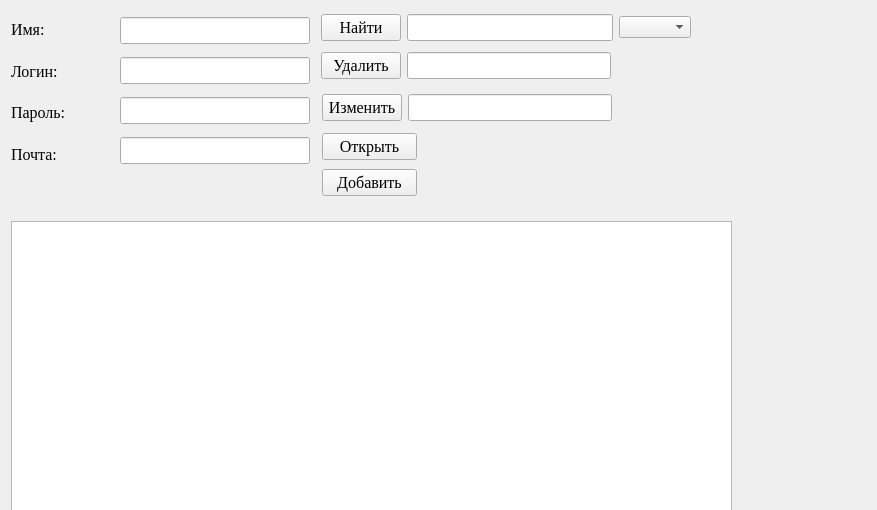
<?xml version="1.0" encoding="UTF-8"?>
<ui version="4.0">
 <class>Form</class>
 <widget class="QWidget" name="Form">
  <property name="geometry">
   <rect>
    <x>0</x>
    <y>0</y>
    <width>877</width>
    <height>510</height>
   </rect>
  </property>
  <property name="windowTitle">
   <string>Polzovateli</string>
  </property>
  <widget class="QWidget" name="layoutWidget">
   <property name="geometry">
    <rect>
     <x>120</x>
     <y>10</y>
     <width>190</width>
     <height>164</height>
    </rect>
   </property>
   <layout class="QVBoxLayout" name="verticalLayout_4">
    <item>
     <widget class="QLineEdit" name="leimya">
      <property name="font">
       <font>
        <family>Times New Roman</family>
        <pointsize>12</pointsize>
       </font>
      </property>
     </widget>
    </item>
    <item>
     <widget class="QLineEdit" name="lelogin">
      <property name="font">
       <font>
        <family>Times New Roman</family>
        <pointsize>12</pointsize>
       </font>
      </property>
     </widget>
    </item>
    <item>
     <widget class="QLineEdit" name="leparol">
      <property name="font">
       <font>
        <family>Times New Roman</family>
        <pointsize>12</pointsize>
       </font>
      </property>
     </widget>
    </item>
    <item>
     <widget class="QLineEdit" name="leemail">
      <property name="font">
       <font>
        <family>Times New Roman</family>
        <pointsize>12</pointsize>
       </font>
      </property>
     </widget>
    </item>
   </layout>
  </widget>
  <widget class="QTableWidget" name="twpolzovateli">
   <property name="geometry">
    <rect>
     <x>11</x>
     <y>221</y>
     <width>721</width>
     <height>331</height>
    </rect>
   </property>
  </widget>
  <widget class="QWidget" name="layoutWidget_5">
   <property name="geometry">
    <rect>
     <x>321</x>
     <y>11</y>
     <width>370</width>
     <height>33</height>
    </rect>
   </property>
   <layout class="QHBoxLayout" name="horizontalLayout_5">
    <item>
     <widget class="QPushButton" name="pbfind">
      <property name="font">
       <font>
        <family>Times New Roman</family>
        <pointsize>12</pointsize>
       </font>
      </property>
      <property name="text">
       <string>Найти</string>
      </property>
     </widget>
    </item>
    <item>
     <widget class="QLineEdit" name="lefind">
      <property name="font">
       <font>
        <family>Times New Roman</family>
        <pointsize>12</pointsize>
       </font>
      </property>
     </widget>
    </item>
    <item>
     <widget class="QComboBox" name="cbfind"/>
    </item>
   </layout>
  </widget>
  <widget class="QWidget" name="layoutWidget_2">
   <property name="geometry">
    <rect>
     <x>322</x>
     <y>91</y>
     <width>290</width>
     <height>33</height>
    </rect>
   </property>
   <layout class="QHBoxLayout" name="horizontalLayout_6">
    <item>
     <widget class="QPushButton" name="pbchange">
      <property name="font">
       <font>
        <family>Times New Roman</family>
        <pointsize>12</pointsize>
       </font>
      </property>
      <property name="text">
       <string>Изменить</string>
      </property>
     </widget>
    </item>
    <item>
     <widget class="QLineEdit" name="lechange">
      <property name="font">
       <font>
        <family>Times New Roman</family>
        <pointsize>12</pointsize>
       </font>
      </property>
     </widget>
    </item>
   </layout>
  </widget>
  <widget class="QWidget" name="layoutWidget_4">
   <property name="geometry">
    <rect>
     <x>321</x>
     <y>49</y>
     <width>290</width>
     <height>33</height>
    </rect>
   </property>
   <layout class="QHBoxLayout" name="horizontalLayout_7">
    <item>
     <widget class="QPushButton" name="pbdelete">
      <property name="font">
       <font>
        <family>Times New Roman</family>
        <pointsize>12</pointsize>
       </font>
      </property>
      <property name="text">
       <string>Удалить</string>
      </property>
     </widget>
    </item>
    <item>
     <widget class="QLineEdit" name="ledelete">
      <property name="font">
       <font>
        <family>Times New Roman</family>
        <pointsize>12</pointsize>
       </font>
      </property>
     </widget>
    </item>
   </layout>
  </widget>
  <widget class="QWidget" name="layoutWidget_3">
   <property name="geometry">
    <rect>
     <x>322</x>
     <y>130</y>
     <width>95</width>
     <height>71</height>
    </rect>
   </property>
   <layout class="QVBoxLayout" name="verticalLayout_5">
    <item>
     <widget class="QPushButton" name="bpopen">
      <property name="font">
       <font>
        <family>Times New Roman</family>
        <pointsize>12</pointsize>
       </font>
      </property>
      <property name="text">
       <string>Открыть</string>
      </property>
     </widget>
    </item>
    <item>
     <widget class="QPushButton" name="pbinsert">
      <property name="font">
       <font>
        <family>Times New Roman</family>
        <pointsize>12</pointsize>
       </font>
      </property>
      <property name="text">
       <string>Добавить</string>
      </property>
     </widget>
    </item>
   </layout>
  </widget>
  <widget class="QWidget" name="layoutWidget_6">
   <property name="geometry">
    <rect>
     <x>11</x>
     <y>11</y>
     <width>105</width>
     <height>161</height>
    </rect>
   </property>
   <layout class="QVBoxLayout" name="verticalLayout_6">
    <item>
     <widget class="QLabel" name="label_10">
      <property name="font">
       <font>
        <family>Times New Roman</family>
        <pointsize>12</pointsize>
       </font>
      </property>
      <property name="text">
       <string>Имя:</string>
      </property>
     </widget>
    </item>
    <item>
     <widget class="QLabel" name="label_11">
      <property name="font">
       <font>
        <family>Times New Roman</family>
        <pointsize>12</pointsize>
       </font>
      </property>
      <property name="text">
       <string>Логин:</string>
      </property>
     </widget>
    </item>
    <item>
     <widget class="QLabel" name="label_12">
      <property name="font">
       <font>
        <family>Times New Roman</family>
        <pointsize>12</pointsize>
       </font>
      </property>
      <property name="text">
       <string>Пароль:</string>
      </property>
     </widget>
    </item>
    <item>
     <widget class="QLabel" name="label_13">
      <property name="font">
       <font>
        <family>Times New Roman</family>
        <pointsize>12</pointsize>
       </font>
      </property>
      <property name="text">
       <string>Почта:</string>
      </property>
     </widget>
    </item>
   </layout>
  </widget>
 </widget>
 <resources/>
 <connections/>
</ui>
